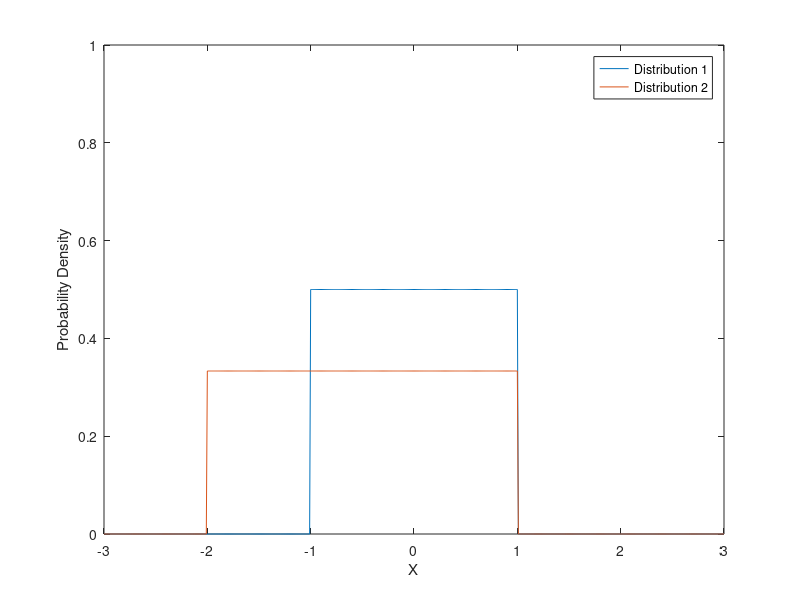
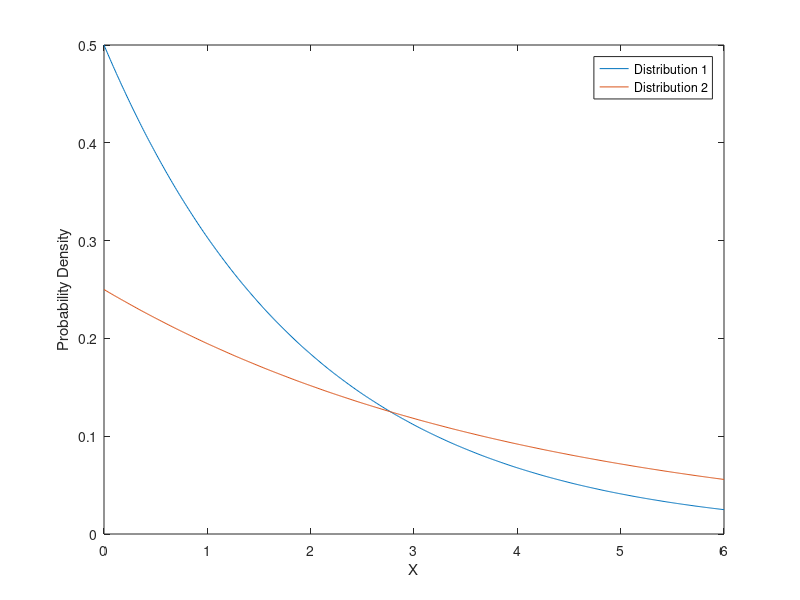
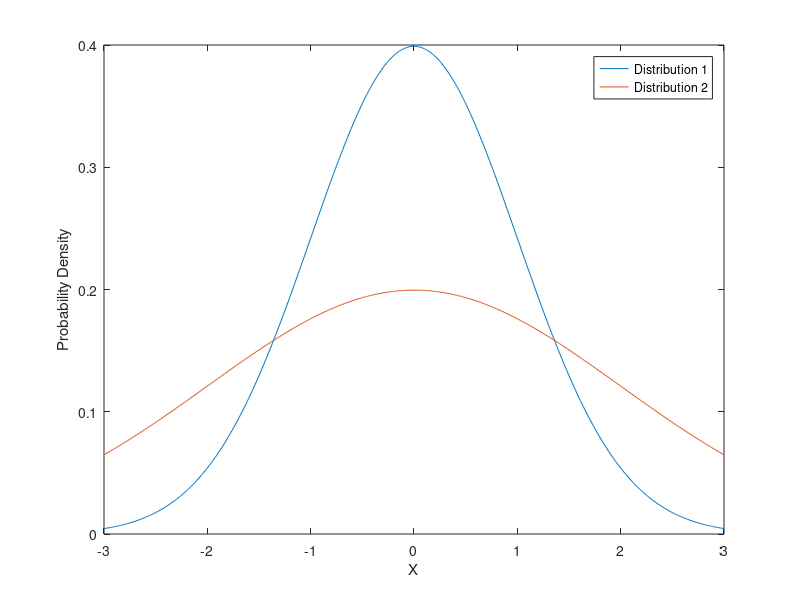
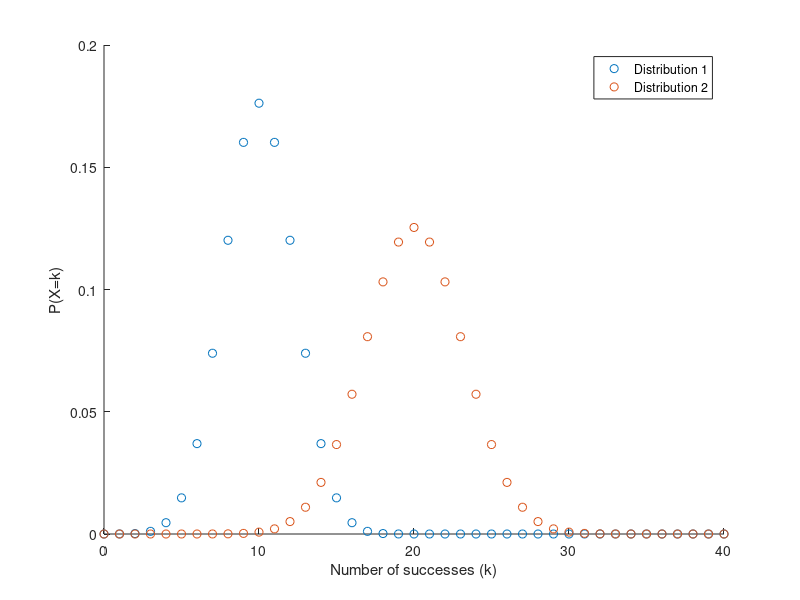

MATLAB code for these plots, in order:
% Author: Aahana Bajracharya
% Date: 03/13/2020
% ML Coffee Hour

%% *Common distributions*
% *1.Uniform distribution (Continuous)*
% 
% Probability Density Function, ${\displaystyle f(x)={\frac {1}{b-a}}}$

x = -3:0.01:3;
a = -1;
b = 1;
y = unifpdf(x,a,b);
figure;
plot(x,y);
hold on;
y = unifpdf(x,2*a,b);
plot(x,y);
ylim([0 1]);
xlabel('X');
ylabel('Probability Density');
legend ('Distribution 1','Distribution 2');

%% 
% *2.Exponential distribution (Continuous)*
% 
% Probability Density Function, ${\displaystyle f(x)=\lambda e^{-\lambda x}}$
% 
% Mean = $${\displaystyle {\frac {1}{\lambda}}}$$ ; $${\displaystyle \lambda}$$ 
% is also known as the rate parameter

x = 0:0.01:6;
lambda = 2;
y = exppdf(x,lambda);
figure;
plot(x,y);
hold on;
y = exppdf(x,2*lambda);
plot(x,y);
xlabel('X');
ylabel('Probability Density');
legend ('Distribution 1','Distribution 2');
%% 
% *3.Gaussian/Normal distribution (Continuous)*
% 
% Probability Density Function, ${\displaystyle f(x)={\frac {1}{\sigma {\sqrt 
% {2\pi }}}}e^{-{\frac {1}{2}}\left({\frac {x-\mu }{\sigma }}\right)^{2}}}$
% 
% Mean = $\mu $ ; Standard Deviation = ${\displaystyle \sigma }$

x = -3:0.01:3;
mu= 0;
sigma= 1;
y = normpdf(x,mu,sigma);
figure;
plot(x,y);
hold on;
y = normpdf(x,mu,2*sigma);
plot(x,y);
xlabel('X');
ylabel('Probability Density');
legend ('Distribution 1','Distribution 2');
%% 
% *4.Binomial distribution (Discrete)*
% 
% Probability Mass Function, ${\displaystyle f(k,n,p)=\Pr(k;n,p)=\Pr(X=k)={{n}\choose{k}}p^{k}(1-p)^{n-k}}$
% 
% $${\displaystyle {n}\choose{k}}={\frac {n!}{k!(n-k)!}}}$$
% 
% % 
% Number of trials = n ; 
% 
% Probability of success for each trial = p ;  
% 
% Number of successes = k
% 
% Mean = np

x = 0:40;
n = 20;
p = 0.5;
y = binopdf(x,n,p);
figure;
scatter(x,y);
hold on;
y = binopdf(x,2*n,p);
scatter(x,y);
xlabel('Number of successes (k)');
ylabel('P(X=k)');
legend ('Distribution 1','Distribution 2');
%% 
% *5. Poisson Distribution (Discrete)*
% 
% Probability Density Function, $\!f(k;\lambda )=\Pr(X=k)={\frac {\lambda ^{k}e^{-\lambda 
% }}{k!}}$
% 
% Mean = $${\displaystyle \lambda}$$; Number of occurences = k 

x = 0:40;
lambda = 2;
y = poisspdf(x,lambda);
figure;
scatter(x,y);
hold on;
y = poisspdf(x,2*lambda);
scatter(x,y);
xlabel('Number of occurences (k)');
ylabel('P(X=k)');
legend ('Distribution 1','Distribution 2');
